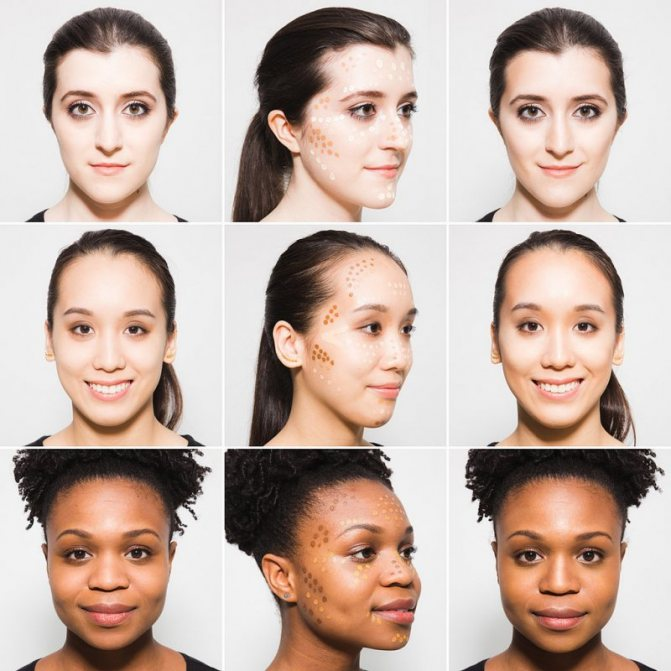
#> input picture pic/people.jpg, 671 x 671 px
$ python task5.py
#> lines starting #> are read from the running program, lines starting #| are printed output that depends on the picture; after the words box and inside, x2 and y2 are one past the last pixel; in counts of white or black regions, pixels touching at a corner belong together
import cv2

# подключаем предобученную модель
face_cascade = cv2.CascadeClassifier('venv/Lib/site-packages/cv2/data/haarcascade_frontalface_default.xml')

img = cv2.imread('pic/people.jpg')
#> img is the input picture: shape (671, 671, 3); mean B, G, R 165.4, 175.6, 196.1
cv2.imshow('Before', img)
gray = cv2.cvtColor(img, cv2.COLOR_BGR2GRAY)
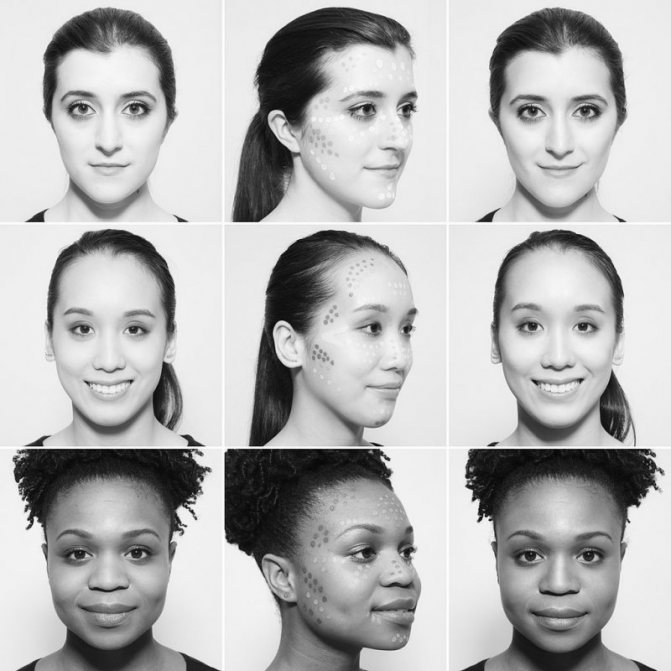
#> gray: shape (671, 671); min 3, max 255, mean 180.6

faces = face_cascade.detectMultiScale(gray, 1.3, 5)
#> faces = [[478, 49, 161, 161], [30, 48, 160, 160], [32, 270, 152, 152], [312, 262, 167, 167], [476, 258, 165, 165], [474, 485, 168, 168], [303, 47, 159, 159], [26, 484, 168, 168], [305, 478, 174, 174]]

for (x, y, w, h) in faces:
    img = cv2.rectangle(img, (x, y), (x + w, y + h), (255, 0, 0), 2)
#> this loop made 9 passes
#> pass 1, `img = cv2.rectangle(img, (x, y), (x + w, y + h), (255, 0, 0), 2)`:
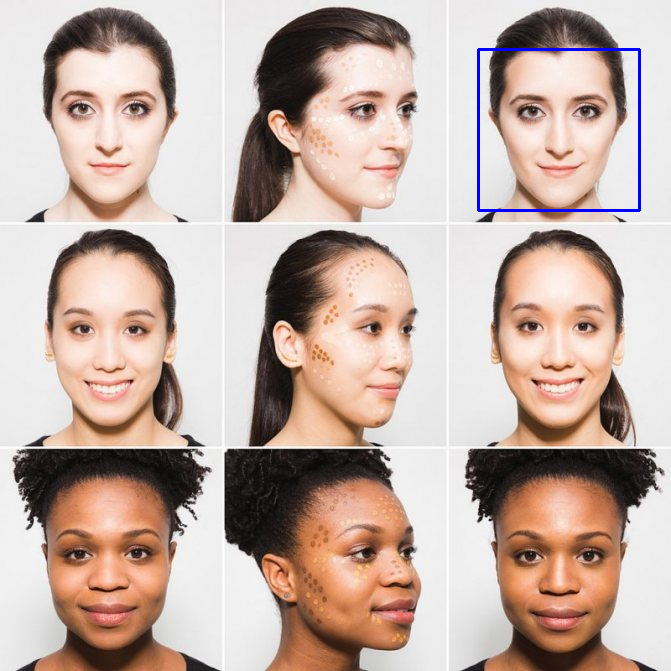
#> img: shape (671, 671, 3); 0.43% of pixels changed, all inside (x1, y1, x2, y2) = (477, 48, 641, 212)
#> pass 2, `img = cv2.rectangle(img, (x, y), (x + w, y + h), (255, 0, 0), 2)`:
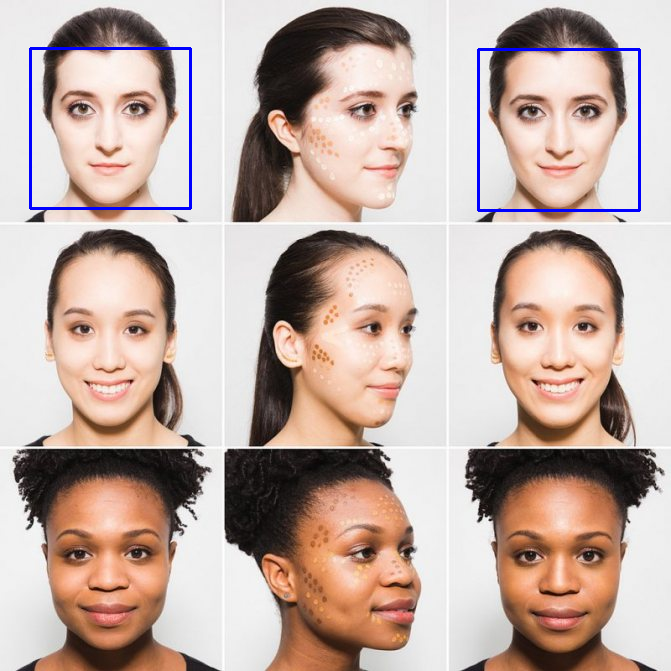
#> img: shape (671, 671, 3); 0.43% of pixels changed, all inside (x1, y1, x2, y2) = (29, 47, 192, 210)
#> pass 3, `img = cv2.rectangle(img, (x, y), (x + w, y + h), (255, 0, 0), 2)`:
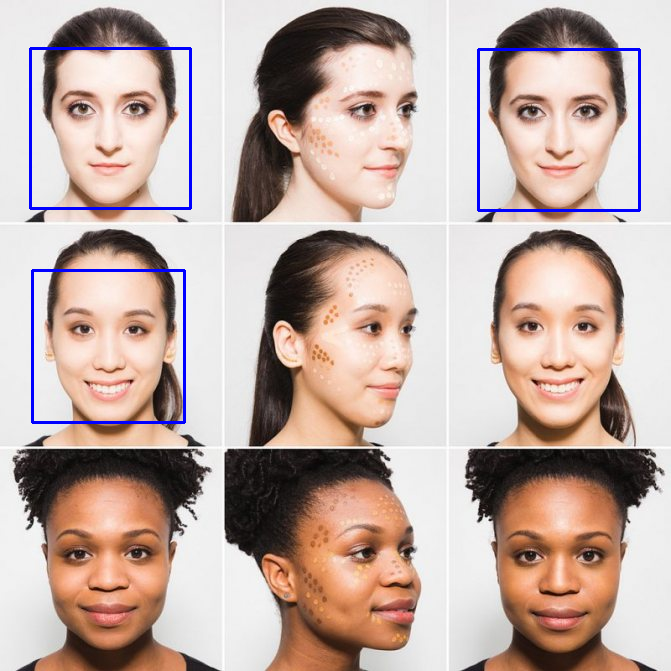
#> img: shape (671, 671, 3); 0.4% of pixels changed, all inside (x1, y1, x2, y2) = (31, 269, 186, 424)
#> after the loop:
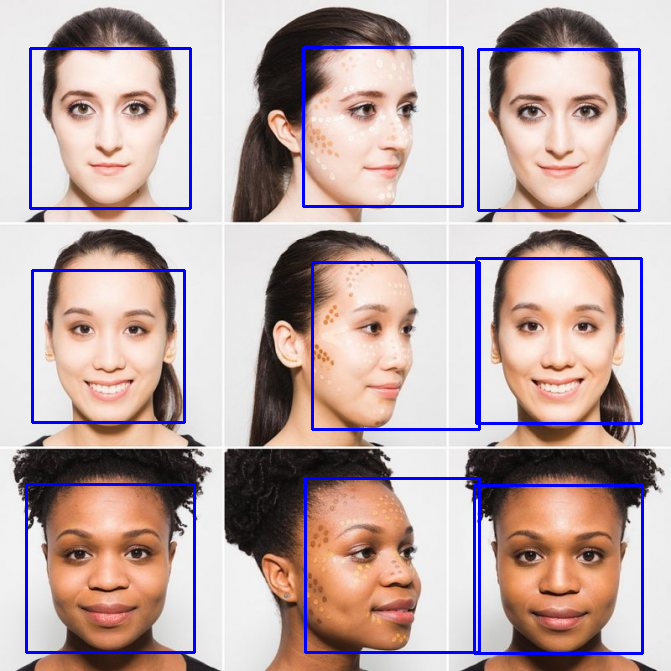
#> img: shape (671, 671, 3); 2.65% of pixels changed, all inside (x1, y1, x2, y2) = (25, 46, 644, 655)

cv2.imshow('After', img)
cv2.waitKey(0)
